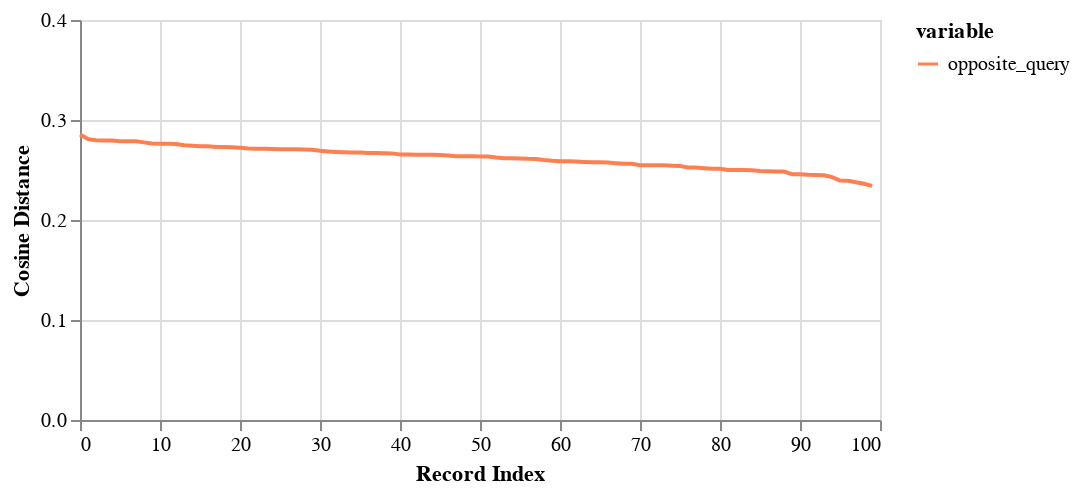

Source (notebook cell):
### Code cell
plot_distances(df_temp)

### Figure 1 — Vega-Lite specification as saved in the notebook (floating-point values rounded to 4 significant figures; data arrays with more than 128 entries replaced by an {"elided": "..."} marker saying what was removed)
{"config": {"view": {"continuousWidth": 300, "continuousHeight": 300}}, "data": {"name": "data-33f18634bbf854a345aa7d5c264a6e62"}, "mark": {"type": "line"}, "encoding": {"color": {"field": "variable", "scale": {"domain": ["opposite_query"], "range": ["coral"]}, "type": "nominal"}, "x": {"field": "index", "title": "Record Index", "type": "quantitative"}, "y": {"field": "value", "scale": {"domain": [0, 0.4]}, "title": "Cosine Distance", "type": "quantitative"}}, "height": 200, "title": "", "width": 400, "$schema": "https://vega.github.io/schema/vega-lite/v5.8.0.json", "datasets": {"data-33f18634bbf854a345aa7d5c264a6e62": {"elided": "200 records"}}}
